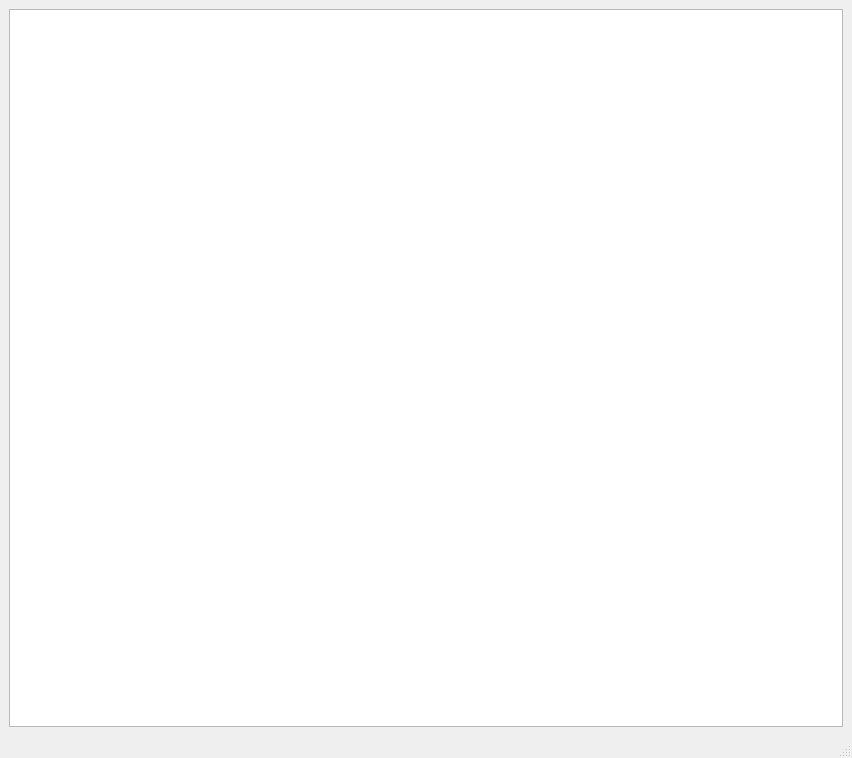
<?xml version="1.0" encoding="UTF-8"?>
<ui version="4.0">
 <class>MainWinMacroSim</class>
 <widget class="QMainWindow" name="MainWinMacroSim">
  <property name="windowModality">
   <enum>Qt::NonModal</enum>
  </property>
  <property name="geometry">
   <rect>
    <x>0</x>
    <y>0</y>
    <width>852</width>
    <height>758</height>
   </rect>
  </property>
  <property name="windowTitle">
   <string>MacroSim</string>
  </property>
  <widget class="QWidget" name="centralwidget">
   <layout class="QVBoxLayout" name="verticalLayout">
    <item>
     <layout class="QHBoxLayout" name="horizontalLayout_2">
      <item>
       <layout class="QHBoxLayout" name="horizontalLayout">
        <item>
         <widget class="QGraphicsView" name="SceneModel_GraphicsView"/>
        </item>
       </layout>
      </item>
     </layout>
    </item>
   </layout>
  </widget>
  <widget class="QMenuBar" name="menubar">
   <property name="geometry">
    <rect>
     <x>0</x>
     <y>0</y>
     <width>852</width>
     <height>21</height>
    </rect>
   </property>
  </widget>
  <widget class="QStatusBar" name="statusbar"/>
 </widget>
 <resources/>
 <connections/>
</ui>
